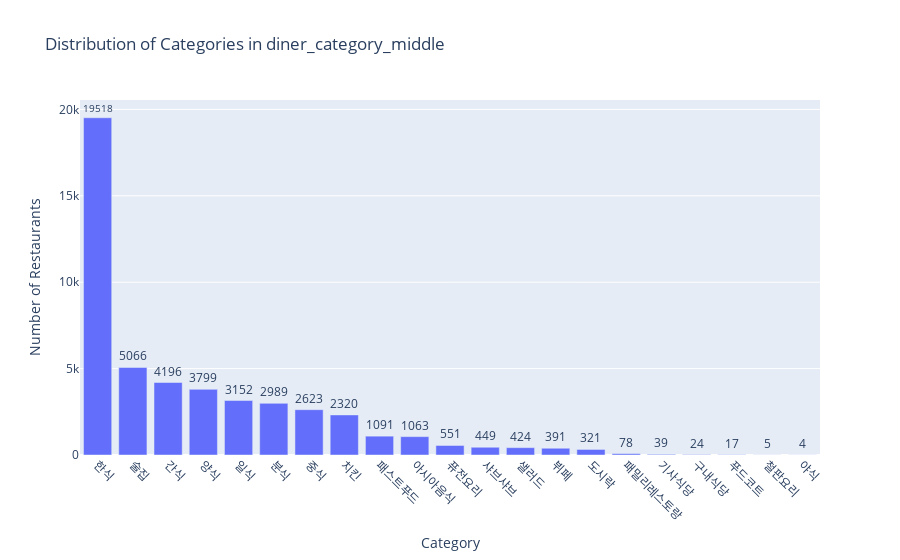

The code cell stored with this chart in its notebook:
### Code cell
import pandas as pd
import plotly.express as px

# Step 1: diner_category_middle의 분포 계산
category_counts = diner_filtered['diner_category_middle'].value_counts().reset_index()
category_counts.columns = ['Category', 'Count']

# Step 2: Plotly 시각화
fig = px.bar(
    category_counts,
    x='Category',
    y='Count',
    title='Distribution of Categories in diner_category_middle',
    labels={'Category': 'Category', 'Count': 'Number of Restaurants'},
    text='Count'
)

# Step 3: 그래프 커스터마이징
fig.update_traces(textposition='outside')  # 막대 외부에 숫자 표시
fig.update_layout(
    xaxis_tickangle=45,  # X축 레이블 회전
    showlegend=False,  # 범례 비활성화 (단일 데이터)
    yaxis_title='Number of Restaurants'
)

# 그래프 출력
fig.show()

### Figure 1 — Plotly figure (JSON) as saved in the notebook; plotly's stock layout.template omitted (floating-point values rounded to 4 significant figures)
{"data": [{"alignmentgroup": "True", "hovertemplate": "Category=%{x}<br>Number of Restaurants=%{text}<extra></extra>", "legendgroup": "", "marker": {"color": "#636efa", "pattern": {"shape": ""}}, "name": "", "offsetgroup": "", "orientation": "v", "showlegend": false, "text": [19518, 5066, 4196, 3799, 3152, 2989, 2623, 2320, 1091, 1063, 551, 449, 424, 391, 321, 78, 39, 24, 17, 5, 4], "textposition": "outside", "type": "bar", "x": ["한식", "술집", "간식", "양식", "일식", "분식", "중식", "치킨", "패스트푸드", "아시아음식", "퓨전요리", "샤브샤브", "샐러드", "뷔페", "도시락", "패밀리레스토랑", "기사식당", "구내식당", "푸드코트", "철판요리", "야식"], "xaxis": "x", "y": [19518, 5066, 4196, 3799, 3152, 2989, 2623, 2320, 1091, 1063, 551, 449, 424, 391, 321, 78, 39, 24, 17, 5, 4], "yaxis": "y"}], "layout": {"barmode": "relative", "legend": {"tracegroupgap": 0}, "showlegend": false, "title": {"text": "Distribution of Categories in diner_category_middle"}, "xaxis": {"anchor": "y", "domain": [0, 1], "tickangle": 45, "title": {"text": "Category"}}, "yaxis": {"anchor": "x", "domain": [0, 1], "title": {"text": "Number of Restaurants"}}}}
